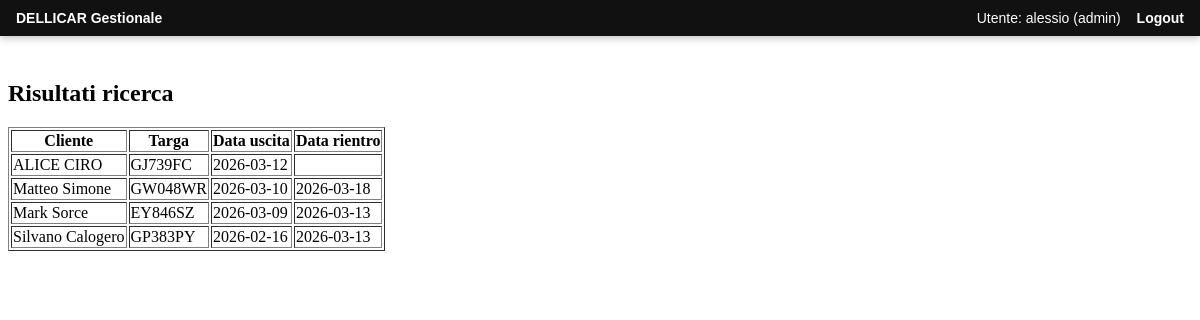
The page /search_rentals (signed in) on the database its author committed.
### tables this page shows
CREATE TABLE rentals (
                id INTEGER PRIMARY KEY AUTOINCREMENT,
                contract_number TEXT NOT NULL UNIQUE,
                contract_date TEXT NOT NULL,
                client_id INTEGER NOT NULL,
                vehicle_id INTEGER NOT NULL,
                delivery_date TEXT,
                return_date TEXT,
                km_out INTEGER DEFAULT 0,
                km_in INTEGER,
                fuel_out TEXT,
                fuel_in TEXT,
                status TEXT NOT NULL DEFAULT 'Attivo',
                damage_front INTEGER DEFAULT 0,
                damage_rear INTEGER DEFAULT 0,
                damage_left_front INTEGER DEFAULT 0,
                damage_left_rear INTEGER DEFAULT 0,
                damage_right_front INTEGER DEFAULT 0,
                damage_right_rear INTEGER DEFAULT 0,
                damage_notes TEXT,
                return_notes TEXT,
                client_signature TEXT,
                dellicar_signature TEXT, COLUM ora_uscita TEXT, ora_uscita TEXT, delivery_time TEXT,
                FOREIGN KEY (client_id) REFERENCES clients(id),
                FOREIGN KEY (vehicle_id) REFERENCES vehicles(id)
            );

CREATE TABLE clients (
                id INTEGER PRIMARY KEY AUTOINCREMENT,
                full_name TEXT NOT NULL,
                phone TEXT,
                email TEXT,
                residence TEXT,
                license_number TEXT,
                license_expiry TEXT,
                issued_by TEXT,
                notes TEXT
            );

CREATE TABLE vehicles (
                id INTEGER PRIMARY KEY AUTOINCREMENT,
                make_model TEXT NOT NULL,
                plate TEXT NOT NULL UNIQUE,
                km INTEGER DEFAULT 0,
                status TEXT NOT NULL DEFAULT 'Disponibile',
                fuel TEXT NOT NULL DEFAULT 'Pieno',
                notes TEXT
            );

### app.py (the view, shortened to what this page needs)
@app.route("/search_rentals")
@role_required("admin","segretaria")
def search_rentals():
    plate = request.args.get("plate", "")
    search_date = request.args.get("date")
    db = get_db()
    query = """
    SELECT rentals.*, clients.full_name, vehicles.plate
    FROM rentals
    LEFT JOIN clients ON rentals.client_id = clients.id
    JOIN vehicles ON rentals.vehicle_id = vehicles.id
    WHERE vehicles.plate LIKE ?
    """
    params = ["%" + plate + "%"]
    query += " ORDER BY rentals.delivery_date DESC"
    results = db.execute(query, params).fetchall()
    return render_template(
        "search_rentals.html",
        results=results,
        plate=plate,
        search_date=search_date
    )

### app.py (called while the page is built)
def role_required(*roles):
    def decorator(f):
        @wraps(f)
        def wrapped(*args, **kwargs):
            if not session.get("logged"):
                return redirect("/login")
            if session.get("role") not in roles:
                return "Accesso negato", 403
            return f(*args, **kwargs)
        return wrapped
    return decorator

def get_db():
    if "db" not in g:
        if USE_POSTGRES:
            import psycopg2
            conn = psycopg2.connect(DATABASE_URL)
            g.db = conn
        else:
            g.db = sqlite3.connect(DB_PATH, timeout=10)
            g.db.execute("PRAGMA journal_mode=WAL;")
            g.db.execute("PRAGMA synchronous=NORMAL;")
            g.db.row_factory = sqlite3.Row
    return g.db

def get_settings() -> dict[str, str]:
    db = get_db()
    rows = db.execute("SELECT key, value FROM settings").fetchall()
    data = {row["key"]: row["value"] for row in rows}
    for k, v in DEFAULT_SETTINGS.items():
        data.setdefault(k, v)
    return data

@app.context_processor
def inject_globals() -> dict[str, Any]:
    return {"company": get_settings(), "today": date.today().isoformat()}

### templates/search_rentals.html (shortened to what this page needs)
<!DOCTYPE html>
<html>
<head>
</head>
<body>
{% if session.get("logged") %}
<div class="dellicar-userbar">
    <div><strong>DELLICAR Gestionale</strong></div>
    <div>Utente: {{ session.get("username","-") }} ({{ session.get("role","-") }}) <a href="/logout">Logout</a></div>
</div>
{% endif %}
<h2>Risultati ricerca</h2>
<table border="1">
<tr>
<th>Cliente</th>
<th>Targa</th>
<th>Data uscita</th>
<th>Data rientro</th>
</tr>
{% for r in results %}
<tr>
<td>{{ r.full_name or "Cliente eliminato" }}</td>
<td>{{ r.plate }}</td>
<td>{{ r.delivery_date }}</td>
<td>{{ r.return_date }}</td>
</tr>
{% endfor %}
</table>
</body>
</html>

### templates/search_rentals.html (style rules this page uses)
.dellicar-userbar { position:fixed; top:0; left:0; right:0; z-index:9999; background:#111; color:#fff; padding:10px 16px; font-family:Arial,sans-serif; font-size:14px; display:flex; justify-content:space-between; align-items:center; box-shadow:0 2px 8px rgba(0,0,0,0.25); }
.dellicar-userbar a { color:#fff; text-decoration:none; font-weight:bold; margin-left:12px; }
body { padding-top:52px !important; }

### rows shown on the page
rentals: full_name "ALICE CIRO", plate "GJ739FC", delivery_date "2026-03-12"
rentals: full_name "Matteo Simone", plate "GW048WR", delivery_date "2026-03-10", return_date "2026-03-18"
rentals: full_name "Mark Sorce", plate "EY846SZ", delivery_date "2026-03-09", return_date "2026-03-13"
rentals: full_name "Silvano Calogero", plate "GP383PY", delivery_date "2026-02-16", return_date "2026-03-13"

### other values the page prints
{{ session.get("username","-") }} "alessio"
{{ session.get("role","-") }} "admin"
